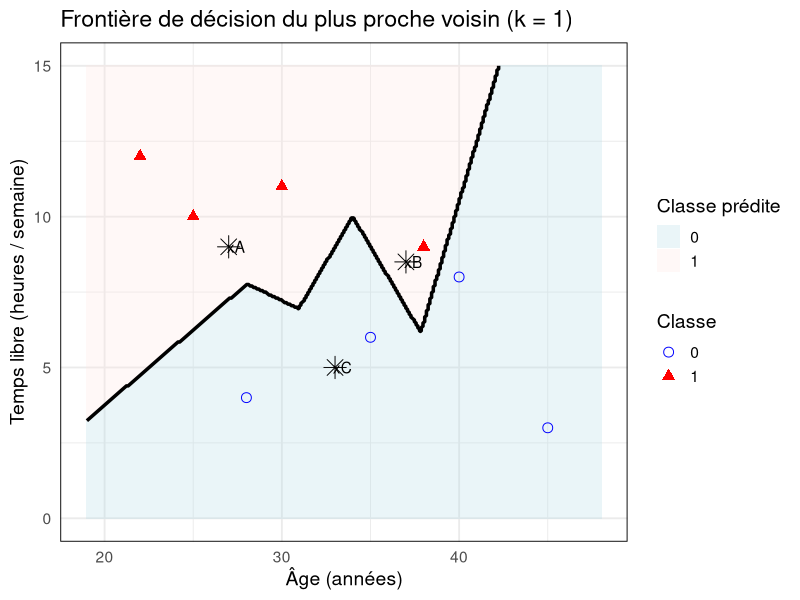
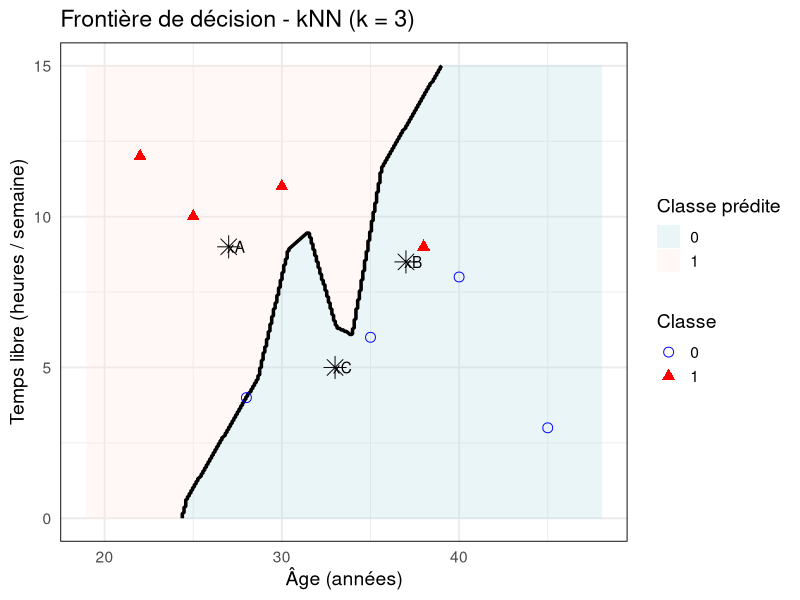
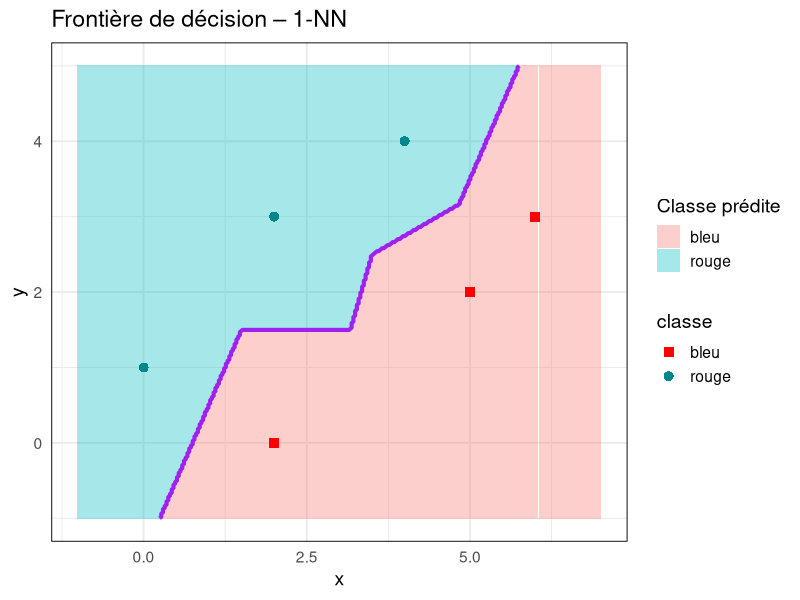
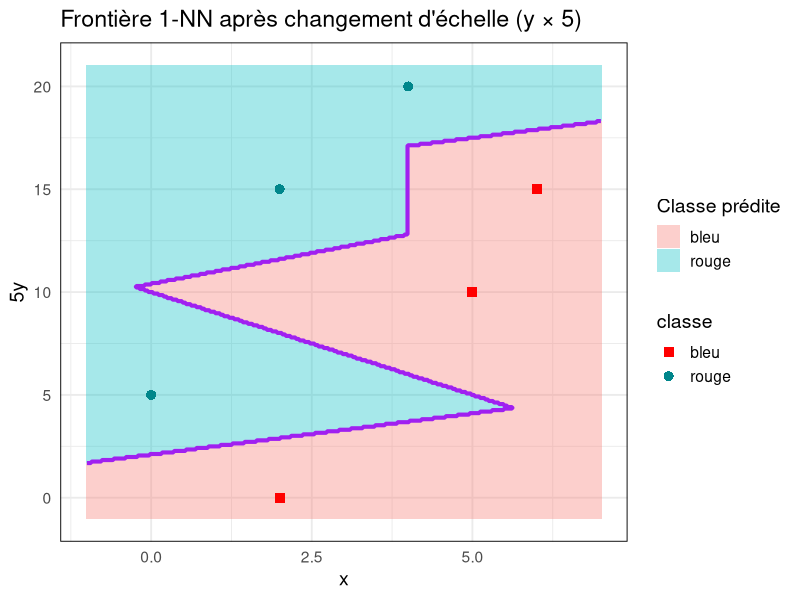
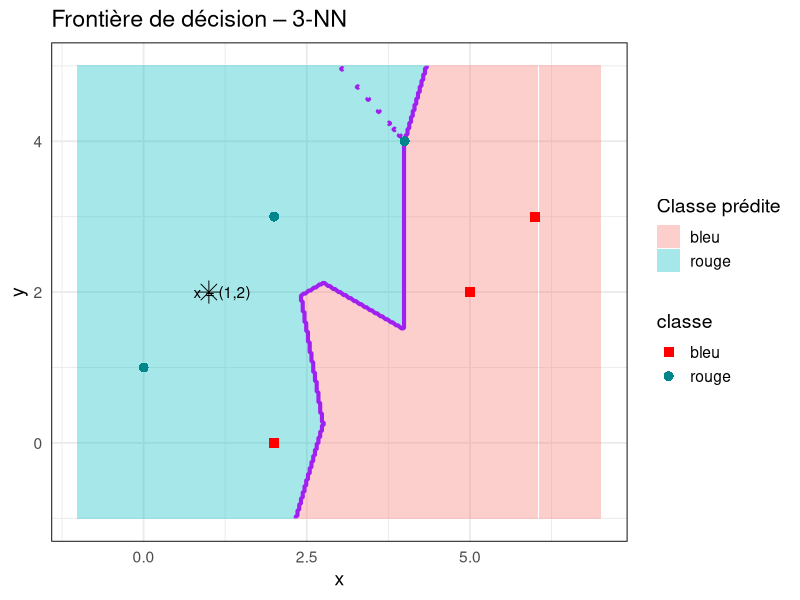
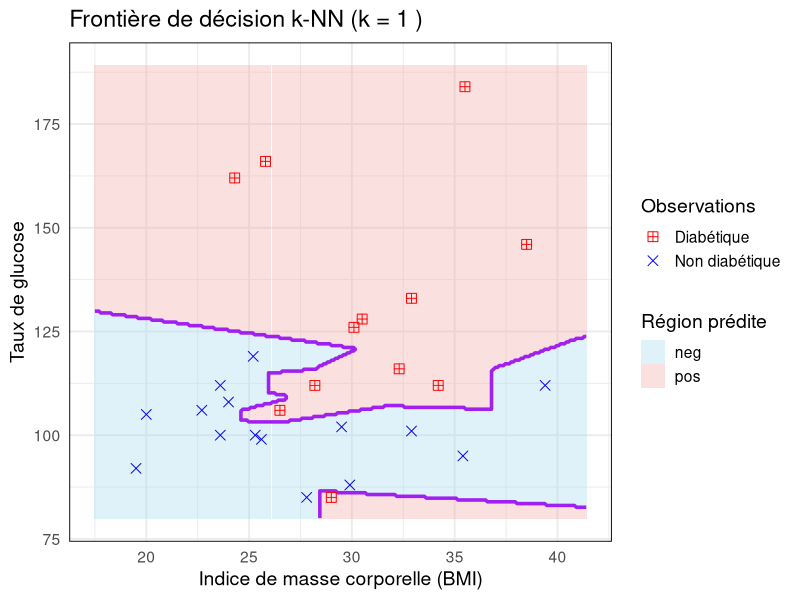
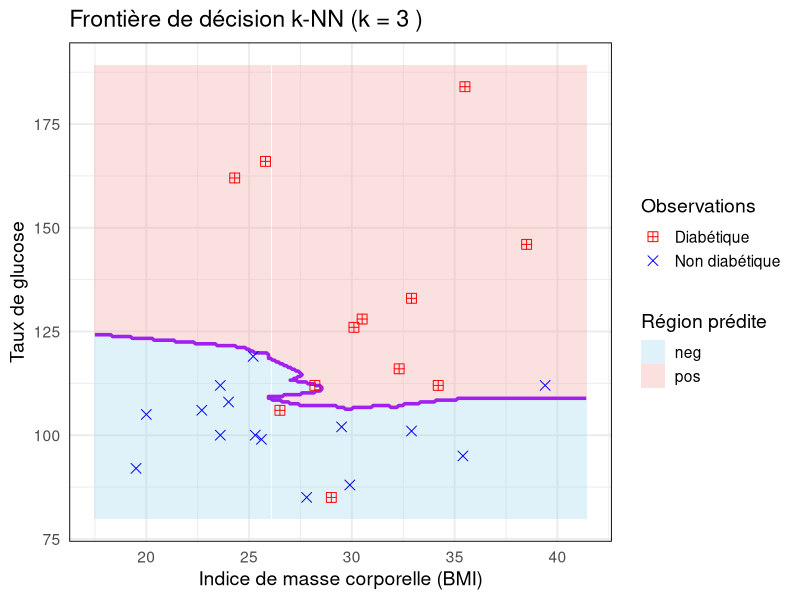

The R script that drew these images, in order:
library(mlbench)
library(class)
library(dplyr)


# Exercice 1 ####
## 1NN####
library(ggplot2)


# Données observées
df <- data.frame(
  age = c(22, 25, 28, 35, 40, 45, 30, 38),
  temps_libre = c(12, 10, 4, 6, 8, 3, 11, 9),
  Y = factor(c(1, 1, 0, 0, 0, 0, 1, 1))
)



# Nouvelles observations


new_points <- data.frame(
  age = c(27, 37, 33),
  temps_libre = c(9, 8.5, 5),
  label = c("xA", "xB", "xC")
)



# Grille pour frontière k-NN


x_range <- seq(min(df$age)-3,
               max(df$age)+3,
               length.out = 300)

y_range <- seq(min(df$temps_libre)-3,
               max(df$temps_libre)+3,
               length.out = 300)

grid <- expand.grid(
  age = x_range,
  temps_libre = y_range
)



# Prédictions 1-NN


pred <- knn(
  train = df[,c("age","temps_libre")],
  test = grid,
  cl = df$Y,
  k = 1
)

grid$pred <- pred



# Plot final


ggplot() +
  
  # régions colorées
  geom_tile(
    data = grid,
    aes(age, temps_libre, fill = pred),
    alpha = 0.25
  ) +
  
  # frontière plus épaisse
  geom_contour(
    data = grid,
    aes(age, temps_libre,
        z = as.numeric(pred)),
    breaks = 1.5,
    colour = "black",
    linewidth = 1.2
  ) +
  
  # points observés
  geom_point(
    data = df,
    aes(age, temps_libre,
        shape = Y,
        colour = Y),
    size = 3
  ) +
  
  # nouvelles observations
  geom_point(
    data = new_points,
    aes(age, temps_libre),
    shape = 8,
    size = 5,
    colour = "black"
  ) +
  
  geom_text(
    data = new_points,
    aes(age, temps_libre,
        label = label),
    nudge_x = 0.4
  ) +
  
  scale_shape_manual(
    values = c("0" = 1,
               "1" = 17)
  ) +
  
  scale_colour_manual(
    values = c("0" = "blue",
               "1" = "red")
  ) +
  
  scale_fill_manual(
    values = c("0" = "lightblue",
               "1" = "mistyrose")
  ) +
  
  labs(
    title = "Frontière de décision du plus proche voisin (k = 1)",
    x = "Âge (années)",
    y = "Temps libre (heures / semaine)",
    colour = "Classe",
    shape = "Classe",
    fill = "Classe prédite"
  ) +
  
  theme_minimal(base_size = 14) +
  
  theme(
    panel.border = element_rect(
      colour = "black",
      fill = NA
    )
  )

## 3NN ####

x_range <- seq(min(df$age)-3,
               max(df$age)+3,
               length.out = 300)

y_range <- seq(min(df$temps_libre)-3,
               max(df$temps_libre)+3,
               length.out = 300)

grid <- expand.grid(
  age = x_range,
  temps_libre = y_range
)



pred <- knn(
  train = df[,c("age","temps_libre")],
  test = grid,
  cl = df$Y,
  k = 3
)

grid$pred <- pred



# Plot final


ggplot() +
  
  # régions colorées
  geom_tile(
    data = grid,
    aes(age, temps_libre, fill = pred),
    alpha = 0.25
  ) +
  
  # frontière plus épaisse
  geom_contour(
    data = grid,
    aes(age, temps_libre,
        z = as.numeric(pred)),
    breaks = 1.5,
    colour = "black",
    linewidth = 1.2
  ) +
  
  # points observés
  geom_point(
    data = df,
    aes(age, temps_libre,
        shape = Y,
        colour = Y),
    size = 3
  ) +
  
  # nouvelles observations
  geom_point(
    data = new_points,
    aes(age, temps_libre),
    shape = 8,
    size = 5,
    colour = "black"
  ) +
  
  geom_text(
    data = new_points,
    aes(age, temps_libre,
        label = label),
    nudge_x = 0.4
  ) +
  
  scale_shape_manual(
    values = c("0" = 1,
               "1" = 17)
  ) +
  
  scale_colour_manual(
    values = c("0" = "blue",
               "1" = "red")
  ) +
  
  scale_fill_manual(
    values = c("0" = "lightblue",
               "1" = "mistyrose")
  ) +
  
  labs(
    title = "Frontière de décision - kNN (k = 3)",
    x = "Âge (années)",
    y = "Temps libre (heures / semaine)",
    colour = "Classe",
    shape = "Classe",
    fill = "Classe prédite"
  ) +
  
  theme_minimal(base_size = 14) +
  
  theme(
    panel.border = element_rect(
      colour = "black",
      fill = NA
    )
  )


# Exercice 2 ####

library(ggplot2)
library(class)

df <- data.frame(
  x = c(0,2,4,2,5,6),
  y = c(1,3,4,0,2,3),
  classe = factor(c("rouge","rouge","rouge",
                    "bleu","bleu","bleu"))
)

x_test <- data.frame(x = 1, y = 2)


frontiere_knn <- function(data, k){
  
  x_range <- seq(min(data$x)-1,
                 max(data$x)+1,
                 length.out = 300)
  
  y_range <- seq(min(data$y)-1,
                 max(data$y)+1,
                 length.out = 300)
  
  grid <- expand.grid(x = x_range,
                      y = y_range)
  
  grid$pred <- knn(train = data[,c("x","y")],
                   test  = grid,
                   cl    = data$classe,
                   k     = k)
  
  grid
  
}


plot_knn <- function(data, grid, title_plot,
                     add_test_point = FALSE,
                     scaled_axis = FALSE){
  
  p <- ggplot() +
    
    geom_tile(data = grid,
              aes(x, y, fill = pred),
              alpha = 0.35) +
    
    geom_contour(data = grid,
                 aes(x, y,
                     z = as.numeric(pred)),
                 breaks = 1.5,
                 colour = "purple",
                 linewidth = 1.4) +
    
    geom_point(data = data,
               aes(x, y,
                   colour = classe,
                   shape = classe),
               size = 3) +
    
    scale_colour_manual(values = c("bleu" = "red",
                                   "rouge" = "turquoise4")) +
    
    scale_shape_manual(values = c("bleu" = 15,
                                  "rouge" = 16)) +
    
    labs(title = title_plot,
         x = "x",
         y = ifelse(scaled_axis,"5y","y"),
         fill = "Classe prédite") +
    
    theme_minimal(base_size = 14) +
    
    theme(panel.border = element_rect(colour = "black",
                                      fill = NA))
  
  if(add_test_point){
    
    p <- p +
      geom_point(data = x_test,
                 aes(x,y),
                 shape = 8,
                 size = 5) +
      annotate("text",
               x = 1.2,
               y = 2,
               label = "x = (1,2)")
  }
  
  p
  
}


grid_1nn <- frontiere_knn(df, 1)

plot_knn(df,
         grid_1nn,
         "Frontière de décision – 1-NN")


df_scaled <- df
df_scaled$y <- 5 * df_scaled$y

grid_scaled <- frontiere_knn(df_scaled, 1)

plot_knn(df_scaled,
         grid_scaled,
         "Frontière 1-NN après changement d'échelle (y × 5)",
         scaled_axis = TRUE)


grid_3nn <- frontiere_knn(df, 3)

plot_knn(df,
         grid_3nn,
         "Frontière de décision – 3-NN",
         add_test_point = TRUE)



# Classification du point test


knn(
  train = df[,c("x","y")],
  test = x_test,
  cl = df$classe,
  k = 3
)



# Exercice 3 ####
library(mlbench)
library(dplyr)
library(class)
library(ggplot2)


data(PimaIndiansDiabetes)

df <- PimaIndiansDiabetes


set.seed(123)

non_diab <- df %>%
  filter(diabetes == "neg",
         glucose < 120,
         mass < 45,
         mass > 15) %>%
  sample_n(15)

diab <- df %>%
  filter(diabetes == "pos",
         glucose > 80,
         mass > 20,
         mass < 4500) %>%
  sample_n(15)

df_small <- bind_rows(non_diab, diab)

df_small <- df_small[df_small$mass <= 40, ]


df_desc <- df_small[, c("mass","glucose","diabetes")]

df_num <- df_desc[, c("mass","glucose")]


summary_table <- data.frame(
  Variable = names(df_num),
  N_OBS = sapply(df_num, function(x) sum(!is.na(x))),
  Na = sapply(df_num, function(x) sum(is.na(x))),
  Mean = sapply(df_num, mean),
  Std = sapply(df_num, sd),
  Var = sapply(df_num, var),
  Min = sapply(df_num, min),
  Med = sapply(df_num, median),
  Max = sapply(df_num, max)
)

print(summary_table)

table(df_desc$diabetes)
prop.table(table(df_desc$diabetes))


X <- df_small[, c("mass","glucose")]
Y <- df_small$diabetes


x_range <- seq(min(X$mass)-2,
               max(X$mass)+2,
               length.out = 250)

y_range <- seq(min(X$glucose)-5,
               max(X$glucose)+5,
               length.out = 250)

grid <- expand.grid(
  mass = x_range,
  glucose = y_range
)


plot_knn <- function(k){
  
  pred <- knn(
    train = X,
    test = grid,
    cl = Y,
    k = k
  )
  
  grid_df <- data.frame(grid, pred)
  
  
  ggplot() +
    
    geom_tile(
      data = grid_df,
      aes(mass, glucose, fill = pred),
      alpha = 0.35
    ) +
    
    geom_contour(
      data = grid_df,
      aes(mass, glucose,
          z = as.numeric(pred)),
      bins = 1,
      colour = "purple",
      linewidth = 1.21
    ) +
    
    geom_point(
      data = df_small %>% filter(diabetes == "neg"),
      aes(mass, glucose,
          shape = "Non diabétique",
          colour = "Non diabétique"),
      size = 3
    ) +
    
    geom_point(
      data = df_small %>% filter(diabetes == "pos"),
      aes(mass, glucose,
          shape = "Diabétique",
          colour = "Diabétique"),
      size = 3
    ) +
    
    scale_colour_manual(
      values = c("Non diabétique" = "blue",
                 "Diabétique" = "red"),
      name = "Observations"
    ) +
    
    scale_fill_manual(
      values = c("neg" = "#A6DBEF",
                 "pos" = "#F3A6A6"),
      name = "Région prédite"
    ) +
    
    scale_shape_manual(
      values = c("Non diabétique" = 4,
                 "Diabétique" = 12),
      name = "Observations"
    ) +
    
    labs(
      title = paste("Frontière de décision k-NN (k =", k, ")"),
      x = "Indice de masse corporelle (BMI)",
      y = "Taux de glucose"
    ) +
    
    theme_minimal(base_size = 14) +
    
    theme(
      legend.position = "right",
      panel.border = element_rect(
        colour = "black",
        fill = NA
      )
    )
  
}


par(mfrow = c(1,2))

print(plot_knn(1))
print(plot_knn(3))

par(mfrow = c(1,1))
